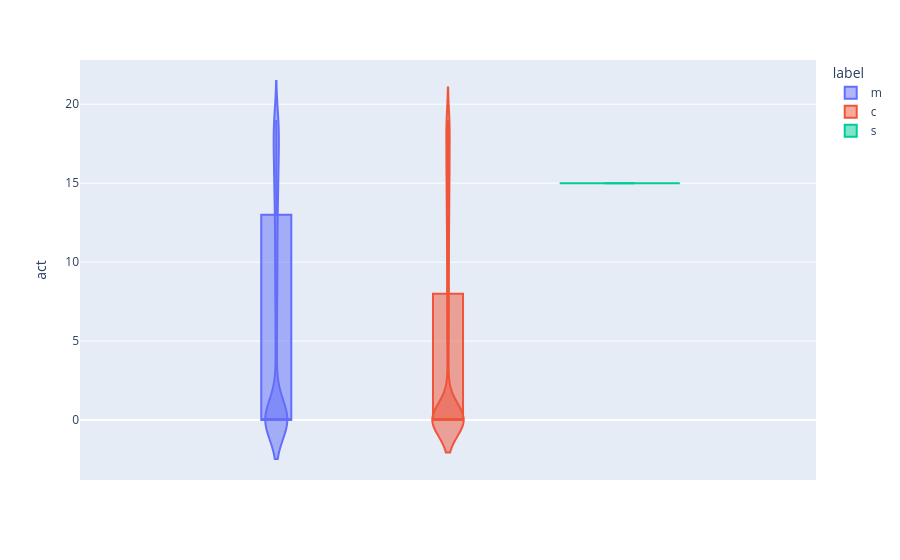

Notebook code cell kept with this figure:
### Code cell
print(asdf.group_by("label").agg([pl.col("act").mean().alias("mean_act"), pl.col("act").count().alias("count")]))
px.violin(asdf, y="act", color="label", box=True)

### Figure 1 — Plotly figure (JSON) as saved in the notebook; plotly's stock layout.template omitted (floating-point values rounded to 4 significant figures; data arrays with more than 128 entries replaced by an {"elided": "..."} marker saying what was removed)
{"data": [{"alignmentgroup": "True", "box": {"visible": true}, "hovertemplate": "label=m<br>act=%{y}<extra></extra>", "legendgroup": "m", "marker": {"color": "#636efa"}, "name": "m", "offsetgroup": "m", "orientation": "v", "scalegroup": "True", "showlegend": true, "type": "violin", "x0": " ", "xaxis": "x", "y": {"elided": "9767 int values"}, "y0": " ", "yaxis": "y"}, {"alignmentgroup": "True", "box": {"visible": true}, "hovertemplate": "label=c<br>act=%{y}<extra></extra>", "legendgroup": "c", "marker": {"color": "#EF553B"}, "name": "c", "offsetgroup": "c", "orientation": "v", "scalegroup": "True", "showlegend": true, "type": "violin", "x0": " ", "xaxis": "x", "y": {"elided": "8480 int values"}, "y0": " ", "yaxis": "y"}, {"alignmentgroup": "True", "box": {"visible": true}, "hovertemplate": "label=s<br>act=%{y}<extra></extra>", "legendgroup": "s", "marker": {"color": "#00cc96"}, "name": "s", "offsetgroup": "s", "orientation": "v", "scalegroup": "True", "showlegend": true, "type": "violin", "x0": " ", "xaxis": "x", "y": [15, 15, 15], "y0": " ", "yaxis": "y"}], "layout": {"legend": {"title": {"text": "label"}, "tracegroupgap": 0}, "margin": {"t": 60}, "violinmode": "group", "xaxis": {"anchor": "y", "domain": [0, 1]}, "yaxis": {"anchor": "x", "domain": [0, 1], "title": {"text": "act"}}}}
